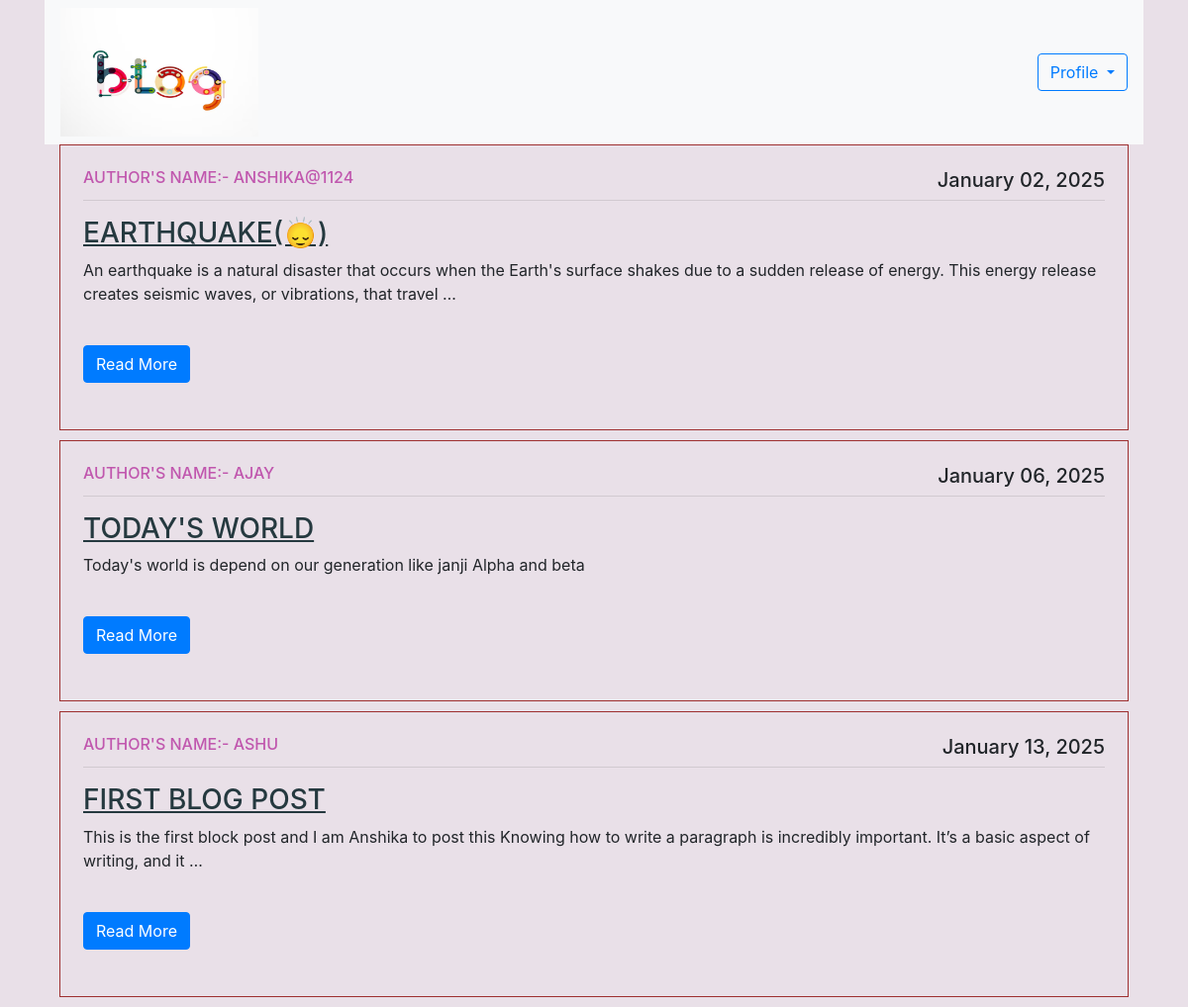
The app's page /base/, older data.
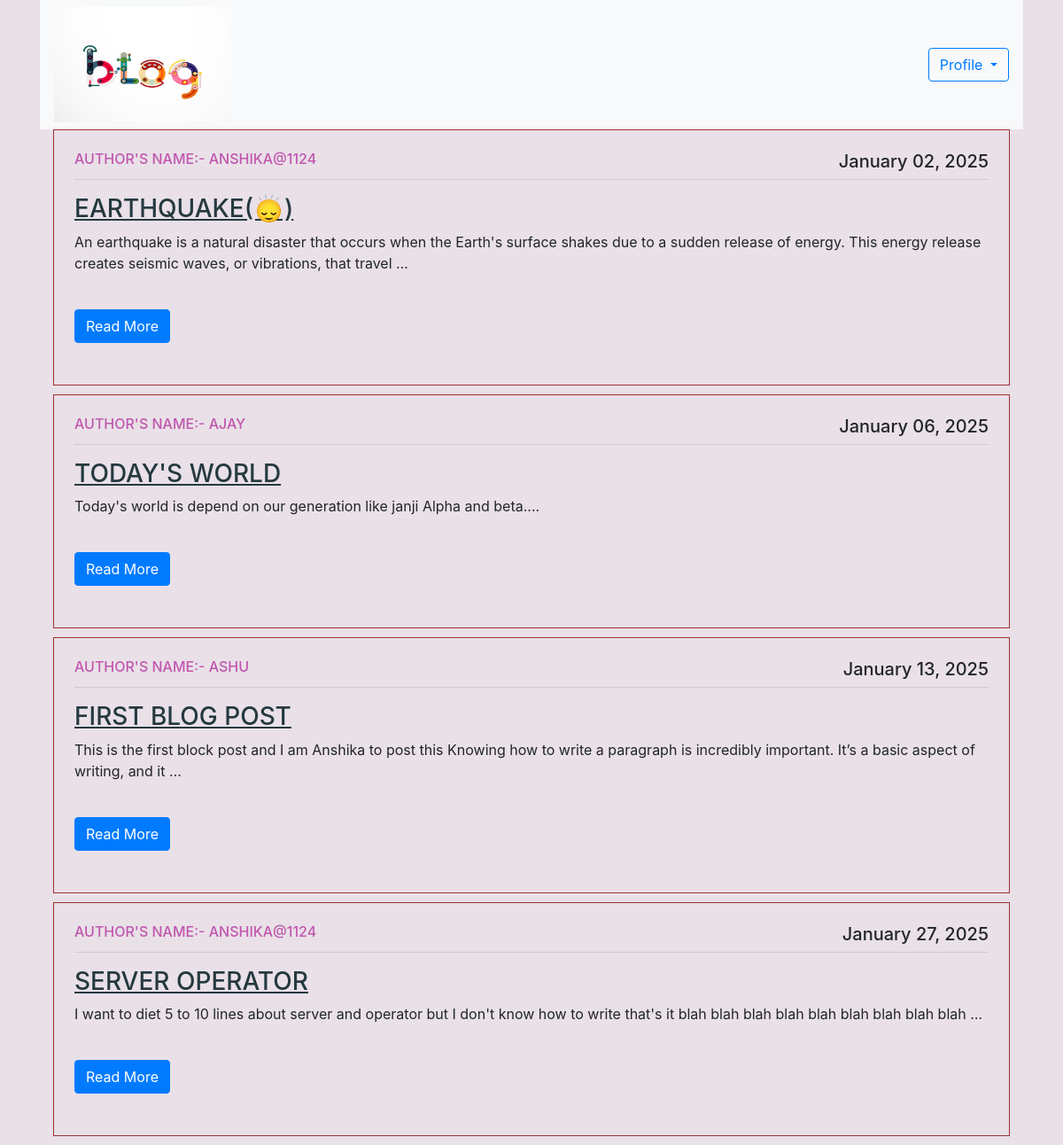
The same page, newer data.
### blogapp/models.py (models this page shows)
class Post(models.Model):
    title = models.CharField(max_length=100)
    content = models.TextField()
    date_posted = models.DateTimeField(default=timezone.now)
    author = models.ForeignKey(User, on_delete=models.CASCADE)
    def __str__(self):
        return self.title

### blogapp/views.py (the view)
# urls.py: path('base/', views.base, name='base'),
def base(request):
    posts = Post.objects.all()
    print(posts)
    return render(request, 'base.html', {'posts': posts})

### blogapp/templates/base.html (shortened to what this page needs)
{% extends 'home.html' %}
{% block content %}
{% load static %}
<div class="container ">
<nav class="navbar navbar-expand-lg navbar-light bg-light w-200 height-150"  >
	<div class="collapse navbar-collapse" id="navbarSupportedContent">
		<ul class="navbar-nav mr-auto ">
			<li><a href="base/"><img class="w-300" height="130" width="200" src="{% static 'base.avif' %}" alt=""></a></li>
		</ul>
		<form class="form-inline my-2 my-lg-0">
			<div class="dropdown">
				<button class="btn btn-outline-primary dropdown-toggle" type="button" id="dropdownMenuButton"
					data-toggle="dropdown" aria-haspopup="true" aria-expanded="false">
					Profile
				</button>
			</div>
		</form>
	</div>
</nav>
<div class="container custom-container" style="max-width: 1350px; ">
        {% for post in posts%}
	<article class="media content-section">
		<div class="media-body" style="border: 1px solid rgb(158, 48, 48); padding: 23px; margin-bottom: 10px;">
			<div class="article-metadata">
<h6 class="text-uppercase" style="text-align:left;float:left; color: #c057ae;">Author's Name:-  {{ post.author }}</h6>
				<h5 style="text-align:right;float:right;">{{ post.date_posted|date:"F d, Y" }}</h5>
				<hr style="clear:both;" />
			</div>
			<h3 class="text-uppercase" style="color: rgb(37, 57, 63); text-decoration:underline;">{{ post.title }}</h3>
			<p class="article-content">{{ post.content | truncatewords:30 }}</p>
<br>
			<a href="{% url 'post_detail' post.pk %}" class="btn btn-primary">Read More</a>
			<br><br>
		</div>
	</article>
	{% endfor %}
</div>
</div>
{% endblock %}

Row changes from the older to the newer data that the page shows:
changed Post "TODAY'S WORLD": content "Today's world is depend on our generation like janji Alpha and beta" → "Today's world is depend on our generation like janji Alpha and beta...."
added Post: author "ANSHIKA@1124", date_posted "January 27, 2025", title "SERVER OPERATOR", content "I want to diet 5 to 10 lines about server and operator but I don't know how to write that's it blah blah blah blah blah blah blah blah blah …"
